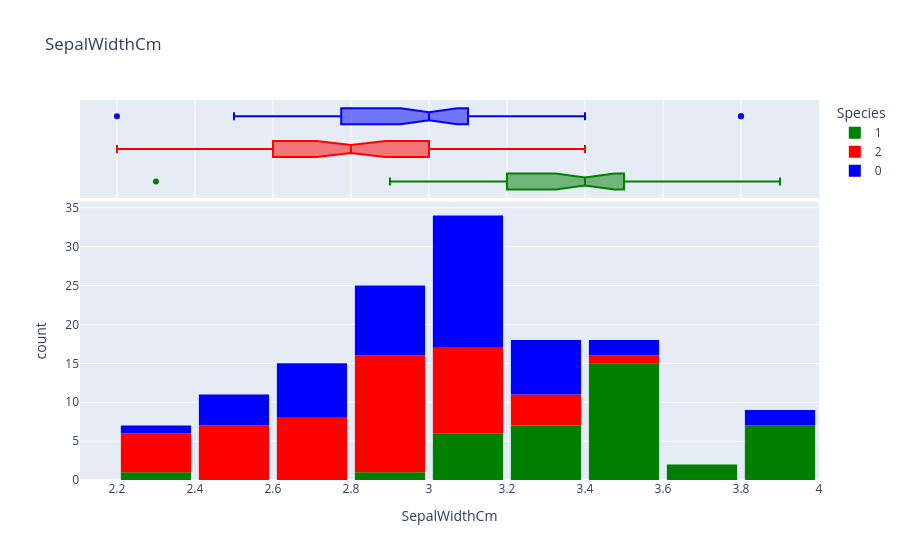

The code cell stored with this chart in its notebook:
### Code cell
fig = px.histogram(iris_df,
                   x='SepalWidthCm',
                   marginal='box',
                   color='Species',
                   color_discrete_sequence=['green','red','blue'],
                   title='SepalWidthCm')
fig.update_layout(bargap=0.1)
fig.show()

### Figure 1 — Plotly figure (JSON) as saved in the notebook; plotly's stock layout.template omitted (floating-point values rounded to 4 significant figures)
{"data": [{"alignmentgroup": "True", "bingroup": "x", "hovertemplate": "Species=1<br>SepalWidthCm=%{x}<br>count=%{y}<extra></extra>", "legendgroup": "1", "marker": {"color": "green", "pattern": {"shape": ""}}, "name": "1", "offsetgroup": "1", "orientation": "v", "showlegend": true, "type": "histogram", "x": [3.5, 3, 3.2, 3.1, 3.9, 3.4, 3.4, 2.9, 3.7, 3.4, 3.9, 3.5, 3.8, 3.4, 3.3, 3.4, 3, 3.4, 3.5, 3.4, 3.2, 3.1, 3.4, 3.2, 3.5, 3, 3.5, 2.3, 3.2, 3.5, 3.8, 3, 3.8, 3.2, 3.7, 3.3, 3.8, 3.8, 3.4], "xaxis": "x", "yaxis": "y"}, {"alignmentgroup": "True", "hovertemplate": "Species=1<br>SepalWidthCm=%{x}<extra></extra>", "legendgroup": "1", "marker": {"color": "green"}, "name": "1", "notched": true, "offsetgroup": "1", "showlegend": false, "type": "box", "x": [3.5, 3, 3.2, 3.1, 3.9, 3.4, 3.4, 2.9, 3.7, 3.4, 3.9, 3.5, 3.8, 3.4, 3.3, 3.4, 3, 3.4, 3.5, 3.4, 3.2, 3.1, 3.4, 3.2, 3.5, 3, 3.5, 2.3, 3.2, 3.5, 3.8, 3, 3.8, 3.2, 3.7, 3.3, 3.8, 3.8, 3.4], "xaxis": "x2", "yaxis": "y2"}, {"alignmentgroup": "True", "bingroup": "x", "hovertemplate": "Species=2<br>SepalWidthCm=%{x}<br>count=%{y}<extra></extra>", "legendgroup": "2", "marker": {"color": "red", "pattern": {"shape": ""}}, "name": "2", "offsetgroup": "2", "orientation": "v", "showlegend": true, "type": "histogram", "x": [3.2, 3.2, 3.1, 2.3, 2.8, 2.8, 3.3, 2.4, 2.9, 2.7, 3, 2.2, 2.9, 2.9, 3.1, 3, 2.7, 2.2, 2.5, 3.2, 2.8, 2.5, 2.8, 2.9, 3, 2.8, 3, 2.9, 2.6, 2.4, 2.4, 2.7, 2.7, 3, 3.4, 3.1, 2.3, 3, 2.5, 2.6, 3, 2.6, 2.7, 3, 2.9, 2.9, 2.5, 2.8, 2.8, 2.8, 2.2], "xaxis": "x", "yaxis": "y"}, {"alignmentgroup": "True", "hovertemplate": "Species=2<br>SepalWidthCm=%{x}<extra></extra>", "legendgroup": "2", "marker": {"color": "red"}, "name": "2", "notched": true, "offsetgroup": "2", "showlegend": false, "type": "box", "x": [3.2, 3.2, 3.1, 2.3, 2.8, 2.8, 3.3, 2.4, 2.9, 2.7, 3, 2.2, 2.9, 2.9, 3.1, 3, 2.7, 2.2, 2.5, 3.2, 2.8, 2.5, 2.8, 2.9, 3, 2.8, 3, 2.9, 2.6, 2.4, 2.4, 2.7, 2.7, 3, 3.4, 3.1, 2.3, 3, 2.5, 2.6, 3, 2.6, 2.7, 3, 2.9, 2.9, 2.5, 2.8, 2.8, 2.8, 2.2], "xaxis": "x2", "yaxis": "y2"}, {"alignmentgroup": "True", "bingroup": "x", "hovertemplate": "Species=0<br>SepalWidthCm=%{x}<br>count=%{y}<extra></extra>", "legendgroup": "0", "marker": {"color": "blue", "pattern": {"shape": ""}}, "name": "0", "offsetgroup": "0", "orientation": "v", "showlegend": true, "type": "histogram", "x": [2.7, 3, 2.9, 3, 3, 2.5, 2.9, 3.2, 2.7, 3, 2.5, 2.8, 3.2, 3, 3.8, 2.6, 2.2, 3.2, 2.8, 2.8, 2.7, 3.3, 3.2, 3, 2.8, 3, 2.8, 3.8, 2.8, 2.8, 2.6, 3, 3.4, 3.1, 3, 3.1, 3.1, 3.1, 2.7, 3.2, 3, 2.5, 3, 3.4, 3, 2.5, 2.6, 3.1, 3.2], "xaxis": "x", "yaxis": "y"}, {"alignmentgroup": "True", "hovertemplate": "Species=0<br>SepalWidthCm=%{x}<extra></extra>", "legendgroup": "0", "marker": {"color": "blue"}, "name": "0", "notched": true, "offsetgroup": "0", "showlegend": false, "type": "box", "x": [2.7, 3, 2.9, 3, 3, 2.5, 2.9, 3.2, 2.7, 3, 2.5, 2.8, 3.2, 3, 3.8, 2.6, 2.2, 3.2, 2.8, 2.8, 2.7, 3.3, 3.2, 3, 2.8, 3, 2.8, 3.8, 2.8, 2.8, 2.6, 3, 3.4, 3.1, 3, 3.1, 3.1, 3.1, 2.7, 3.2, 3, 2.5, 3, 3.4, 3, 2.5, 2.6, 3.1, 3.2], "xaxis": "x2", "yaxis": "y2"}], "layout": {"bargap": 0.1, "barmode": "relative", "legend": {"title": {"text": "Species"}, "tracegroupgap": 0}, "title": {"text": "SepalWidthCm"}, "xaxis": {"anchor": "y", "domain": [0, 1], "title": {"text": "SepalWidthCm"}}, "xaxis2": {"anchor": "y2", "domain": [0, 1], "matches": "x", "showgrid": true, "showticklabels": false}, "yaxis": {"anchor": "x", "domain": [0, 0.7326], "title": {"text": "count"}}, "yaxis2": {"anchor": "x2", "domain": [0.7426, 1], "matches": "y2", "showgrid": false, "showline": false, "showticklabels": false, "ticks": ""}}}
